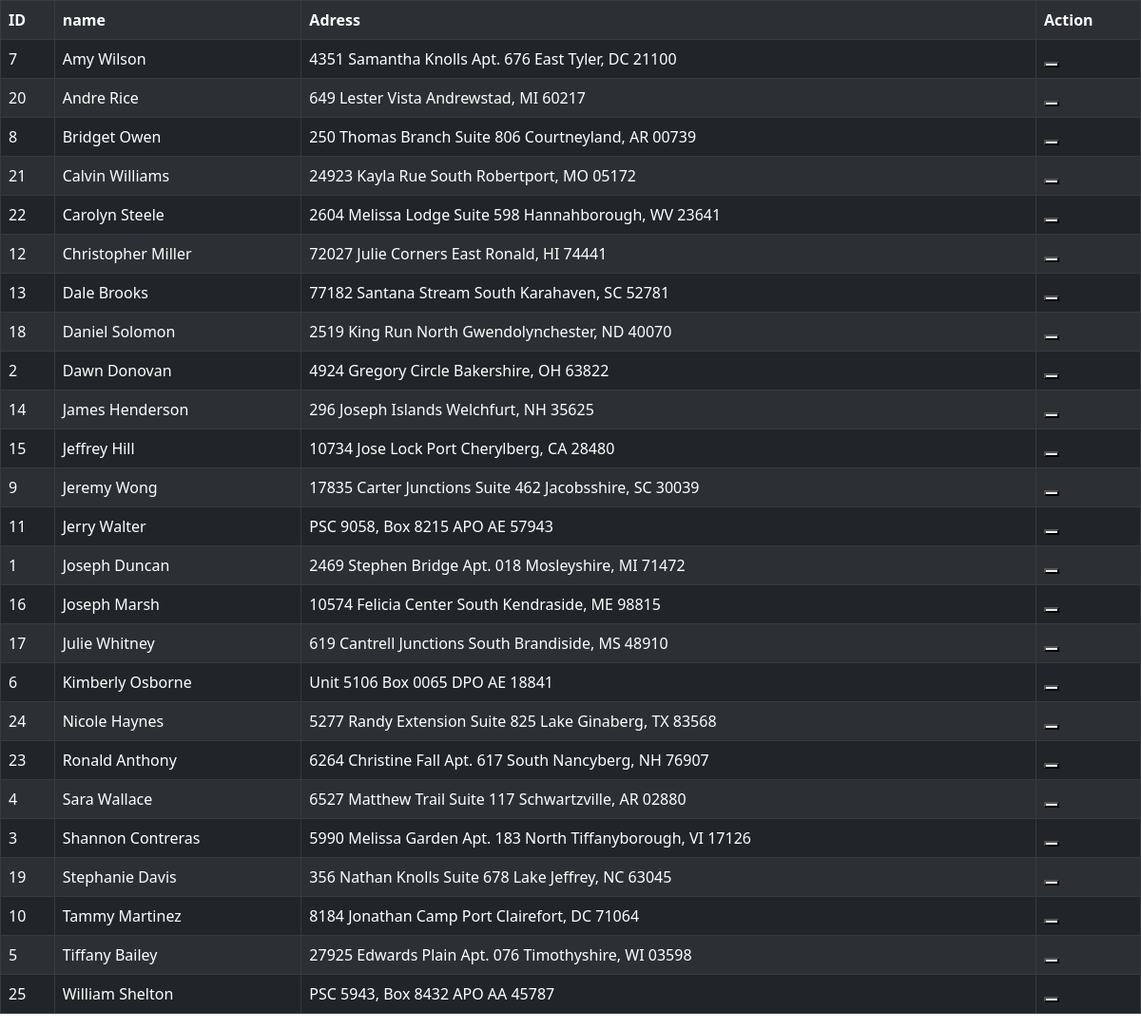
The page / on the database its author committed.
### rent/models.py (models this page shows, shortened)
class Customer(models.Model):
    first_name = models.CharField( max_length=50)
    last_name = models.CharField( max_length=50)
    email = models.EmailField(max_length=254)
    phone_number  = PhoneNumberField()
    adress = models.CharField( max_length=50)
    city = models.CharField( max_length=50)
    contry = models.CharField(max_length=50)
    class Meta:
        ordering = ['first_name','last_name']

### rent/views.py (the view)
# urls.py: 2. Add a URL to urlpatterns:  path('', views.home, name='home')
def home(request):
    cust = Customer.objects.all()
    return render(request, "rent/home.html", {'customers': cust})

### rent/templates/rent/home.html (shortened to what this page needs)
<!DOCTYPE html>
<html>
    <head>
        <link href="https://cdn.jsdelivr.net/npm/bootstrap@5.0.2/dist/css/bootstrap.min.css" rel="stylesheet">
    </head>
    <body>
        {% block content %}
            <table class = "table table-striped table-dark table-bordered">
                <tr>
                    <th> ID </th>
                    <th> name </th>
                    <th> Adress</th>
                    <th>Action</th>
                </tr>
                {% for customer in customers %}
                <tr>
                    <td>{{customer.id}}</td>
                    <td>{{customer.first_name}} {{customer.last_name}} </td>
                    <td>{{customer.adress}}</td>
                    <td> <button></button>
                    </td>
                </tr>
                {% endfor %}
            </table>
        {% endblock content %}
    </body>
</html>

### rows shown on the page
Customer: id "7", first_name "Amy", last_name "Wilson", adress "4351 Samantha Knolls Apt. 676 East Tyler, DC 21100"
Customer: id "20", first_name "Andre", last_name "Rice", adress "649 Lester Vista Andrewstad, MI 60217"
Customer: id "8", first_name "Bridget", last_name "Owen", adress "250 Thomas Branch Suite 806 Courtneyland, AR 00739"
Customer: id "21", first_name "Calvin", last_name "Williams", adress "24923 Kayla Rue South Robertport, MO 05172"
Customer: id "22", first_name "Carolyn", last_name "Steele", adress "2604 Melissa Lodge Suite 598 Hannahborough, WV 23641"
Customer: id "12", first_name "Christopher", last_name "Miller", adress "72027 Julie Corners East Ronald, HI 74441"
Customer: id "13", first_name "Dale", last_name "Brooks", adress "77182 Santana Stream South Karahaven, SC 52781"
Customer: id "18", first_name "Daniel", last_name "Solomon", adress "2519 King Run North Gwendolynchester, ND 40070"
Customer: id "2", first_name "Dawn", last_name "Donovan", adress "4924 Gregory Circle Bakershire, OH 63822"
Customer: id "14", first_name "James", last_name "Henderson", adress "296 Joseph Islands Welchfurt, NH 35625"
Customer: id "15", first_name "Jeffrey", last_name "Hill", adress "10734 Jose Lock Port Cherylberg, CA 28480"
Customer: id "9", first_name "Jeremy", last_name "Wong", adress "17835 Carter Junctions Suite 462 Jacobsshire, SC 30039"
Customer: id "11", first_name "Jerry", last_name "Walter", adress "PSC 9058, Box 8215 APO AE 57943"
Customer: id "1", first_name "Joseph", last_name "Duncan", adress "2469 Stephen Bridge Apt. 018 Mosleyshire, MI 71472"
Customer: id "16", first_name "Joseph", last_name "Marsh", adress "10574 Felicia Center South Kendraside, ME 98815"
Customer: id "17", first_name "Julie", last_name "Whitney", adress "619 Cantrell Junctions South Brandiside, MS 48910"
Customer: id "6", first_name "Kimberly", last_name "Osborne", adress "Unit 5106 Box 0065 DPO AE 18841"
Customer: id "24", first_name "Nicole", last_name "Haynes", adress "5277 Randy Extension Suite 825 Lake Ginaberg, TX 83568"
Customer: id "23", first_name "Ronald", last_name "Anthony", adress "6264 Christine Fall Apt. 617 South Nancyberg, NH 76907"
Customer: id "4", first_name "Sara", last_name "Wallace", adress "6527 Matthew Trail Suite 117 Schwartzville, AR 02880"
Customer: id "3", first_name "Shannon", last_name "Contreras", adress "5990 Melissa Garden Apt. 183 North Tiffanyborough, VI 17126"
Customer: id "19", first_name "Stephanie", last_name "Davis", adress "356 Nathan Knolls Suite 678 Lake Jeffrey, NC 63045"
Customer: id "10", first_name "Tammy", last_name "Martinez", adress "8184 Jonathan Camp Port Clairefort, DC 71064"
Customer: id "5", first_name "Tiffany", last_name "Bailey", adress "27925 Edwards Plain Apt. 076 Timothyshire, WI 03598"
Customer: id "25", first_name "William", last_name "Shelton", adress "PSC 5943, Box 8432 APO AA 45787"
